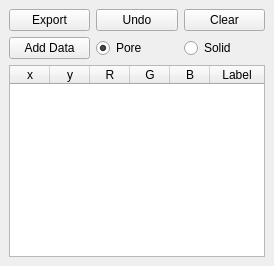
  <widget class="QDockWidget" name="dockWidgetImagePixelData">
   <property name="enabled">
    <bool>true</bool>
   </property>
   <property name="features">
    <set>QDockWidget::DockWidgetClosable|QDockWidget::DockWidgetFloatable</set>
   </property>
   <property name="allowedAreas">
    <set>Qt::LeftDockWidgetArea|Qt::RightDockWidgetArea</set>
   </property>
   <property name="windowTitle">
    <string>:. Image Pixel Data</string>
   </property>
   <attribute name="dockWidgetArea">
    <number>2</number>
   </attribute>
   <widget class="QWidget" name="dockWidgetImagePixelDataList">
    <layout class="QGridLayout" name="gridLayout_2">
     <item row="0" column="2">
      <widget class="QPushButton" name="actionExportData">
       <property name="text">
        <string>Export</string>
       </property>
      </widget>
     </item>
     <item row="0" column="4">
      <widget class="QPushButton" name="actionClear">
       <property name="text">
        <string>Clear</string>
       </property>
      </widget>
     </item>
     <item row="0" column="3">
      <widget class="QPushButton" name="actionUndo">
       <property name="text">
        <string>Undo</string>
       </property>
      </widget>
     </item>
     <item row="1" column="2">
      <widget class="QPushButton" name="actionAddPores">
       <property name="text">
        <string>Add Data</string>
       </property>
      </widget>
     </item>
     <item row="1" column="3">
      <widget class="QRadioButton" name="poreSelection">
       <property name="text">
        <string>Pore</string>
       </property>
       <property name="checked">
        <bool>true</bool>
       </property>
      </widget>
     </item>
     <item row="1" column="4">
      <widget class="QRadioButton" name="solidSelection">
       <property name="text">
        <string>Solid</string>
       </property>
      </widget>
     </item>
     <item row="2" column="2" colspan="3">
      <widget class="QTableWidget" name="tableWidget">
       <property name="sizePolicy">
        <sizepolicy hsizetype="Minimum" vsizetype="Preferred">
         <horstretch>0</horstretch>
         <verstretch>0</verstretch>
        </sizepolicy>
       </property>
       <attribute name="horizontalHeaderCascadingSectionResizes">
        <bool>false</bool>
       </attribute>
       <attribute name="horizontalHeaderDefaultSectionSize">
        <number>40</number>
       </attribute>
       <attribute name="horizontalHeaderStretchLastSection">
        <bool>true</bool>
       </attribute>
       <column>
        <property name="text">
         <string>x</string>
        </property>
       </column>
       <column>
        <property name="text">
         <string>y</string>
        </property>
       </column>
       <column>
        <property name="text">
         <string>R</string>
        </property>
       </column>
       <column>
        <property name="text">
         <string>G</string>
        </property>
       </column>
       <column>
        <property name="text">
         <string>B</string>
        </property>
       </column>
       <column>
        <property name="text">
         <string>Label</string>
        </property>
       </column>
      </widget>
     </item>
    </layout>
   </widget>
  </widget>
